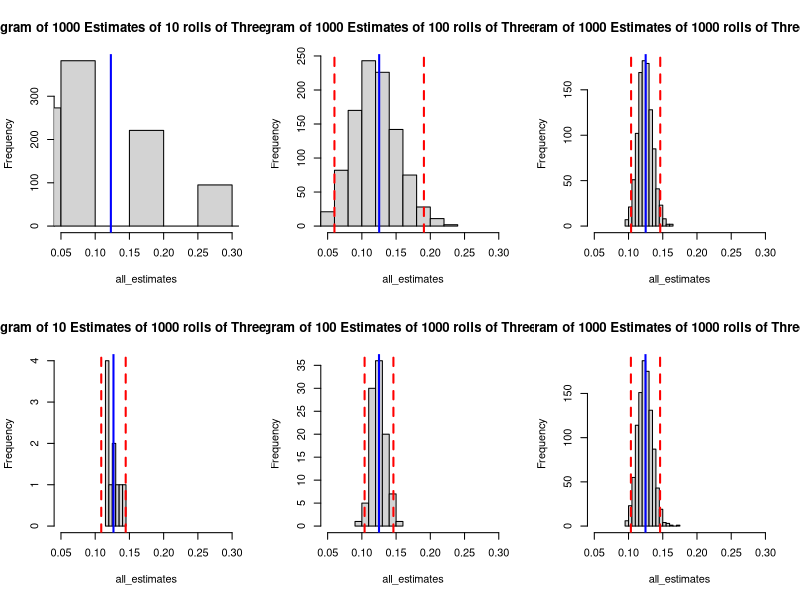

The R script that drew this image:
#Sokona Mangane DCS 307 HW 1

#1. Write a function to simulate the roll of three fair dice, returning the sum

rollDie <- function() {
  die1 <- sample(1:6, 1)
  die2 <- sample(1:6, 1)
  die3 <- sample(1:6, 1)
  return(sum(die1 + die2 + die3))
}


#2

prob <- function(num_rolls = 1000) {
  # this function returns the estimate of a sum of 10 when rolling three fair dice
  count <- 0
  for (i in 1:num_rolls) {
    if (rollDie() == 10) { #if the sum is equal to 10 then it's added to the count
      count <- count + 1
    }
  }
  return(count / num_rolls)
}


#3 

probEstimates <- function(num_estimates = 100, num_rolls = 1000) {
  # this function creates a vector of size num_estimates and fills
  # that vector with estimates of rolling a sum of seven using
  # num_rolls rolls per computed estimate
  estimates <- rep(0, num_estimates)
  for (i in 1:num_estimates) {
    estimates[i] <- prob(num_rolls)
  }
  return(estimates)
}


#4


EstimatesHist <- function(num_estimates = 1000, num_rolls = 1000, title) {
  all_estimates <- probEstimates(num_estimates = num_estimates, num_rolls = num_rolls)
  hist(all_estimates,  xlim = c(0.05, 0.3), main = title)
  m <- mean(all_estimates)
  abline(v = m, col = "blue", lwd = 2)
  s <- sd(all_estimates)
  abline(v = c(m - 2*s, m + 2*s), col = "red", lwd = 2, lty = "dashed") 
  print(quantile(all_estimates, prob = c(0.5, 0.75, 0.95, 0.99)))
}




#5

#par(mfrow = c(1,3)) # display 1 row, 3 columns
par(mfrow = c(2,3)) # display 3 rows, 1 column

EstimatesHist(num_rolls = 10, title = "Histogram of 1000 Estimates of 10 rolls of Three Fair Dice")
EstimatesHist(num_rolls = 100, title = "Histogram of 1000 Estimates of 100 rolls of Three Fair Dice")
EstimatesHist(title = "Histogram of 1000 Estimates of 1000 rolls of Three Fair Dice")


#6


EstimatesHist(num_estimates = 10, title = "Histogram of 10 Estimates of 1000 rolls of Three Fair Dice")
EstimatesHist(num_estimates = 100, title = "Histogram of 100 Estimates of 1000 rolls of Three Fair Dice")
EstimatesHist(title = "Histogram of 1000 Estimates of 1000 rolls of Three Fair Dice")








